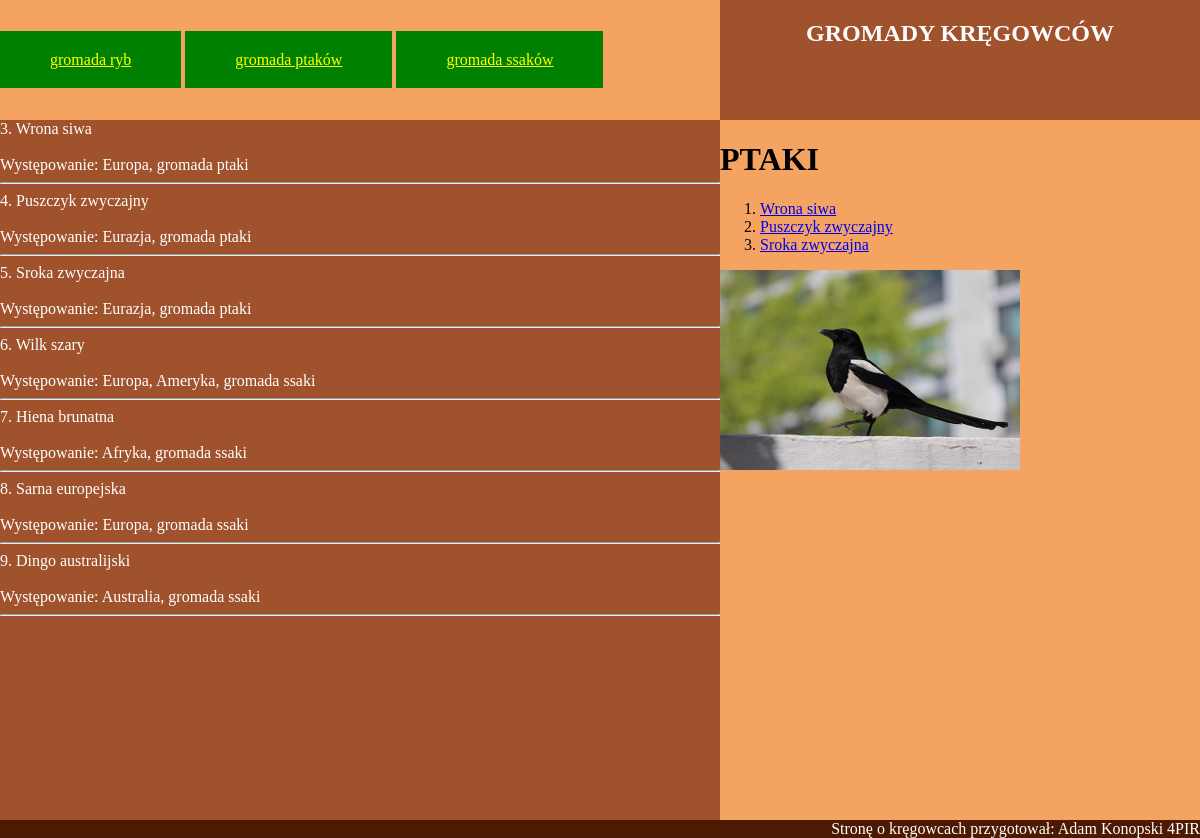
Screenshot of /4pir_1_php/Egzaminacyjne2/gromady.php with the database file from the repository.
### tables this page shows
CREATE TABLE `zwierzeta` (
                             `id` int(10) UNSIGNED NOT NULL,
                             `Gromady_id` int(10) UNSIGNED NOT NULL,
                             `Odzywianie_id` int(10) UNSIGNED NOT NULL,
                             `gatunek` text,
                             `wystepowanie` text,
                             `czy_zagrozony` tinyint(1) DEFAULT NULL,
                             `obraz` text NOT NULL
);

CREATE TABLE `gromady` (
                           `id` int(10) UNSIGNED NOT NULL,
                           `nazwa` text,
                           `opis` text NOT NULL
);

### 4pir_1_php/Egzaminacyjne2/gromady.php (the view, shortened to what this page needs)
<html>
<head>
</head>
<body>
<div id='menu'>
    <a href='gromada-ryby.html'>gromada ryb</a>
    <a href='gromada-ptaki.html'>gromada ptaków</a>
    <a href='gromada-ssaki.html'>gromada ssaków</a>
</div>
<div id='logo'>
    <h2>GROMADY KRĘGOWCÓW</h2>
</div>
<div id='lewy'>
    <?php
    $connect = mysqli_connect('localhost', 'root', '', 'baza') or die('błąd połączenia');
    $lista=mysqli_query($connect,'SELECT zwierzeta.id,Gromady_id,gatunek,wystepowanie,nazwa from zwierzeta,gromady where (Gromady_id=4 or Gromady_id=5) and Gromady_id=gromady.id');
    while($data = mysqli_fetch_assoc($lista)){
        echo $data['id'].'. '.$data['gatunek'].'</br></br>'.'Występowanie: '.$data['wystepowanie'].', gromada '.$data['nazwa'].'<hr>';};
    ?>
</div>
<div id='prawy'>
    <h1>PTAKI</h1>
    <?php
    $ptaki=mysqli_query($connect,'SELECT gatunek, obraz from zwierzeta where Gromady_id=4');
    echo'<ol>';
    while($data = mysqli_fetch_assoc($ptaki)){
        echo '<li><a href='.$data['obraz'].'>'.$data['gatunek'].'</a></li>';};
    echo'</ol>';
    ?>
    <img src='sroka.jpg' alt='Sroka zwyczajna, gromada ptaki'>
</div>
<div id='stopka'>Stronę o kręgowcach przygotował: Adam Konopski 4PIR</div>
</body>
</html>

### 4pir_1_php/Egzaminacyjne2/style12.css (style rules this page uses)
html,body { margin:0px; padding:0px; font-family:"Verdana" }
#lewy { background-color:Sienna; color:white; height:700px; width:60%; float:left }
#menu { background-color:SandyBrown; height:120px; width:60%; float:left }
#prawy { background-color:SandyBrown; height:700px; width:40%; float:left }
#menu a { background-color:green; color:yellow; padding:20px 50px 20px 50px; line-height:120px }
#logo { background-color:Sienna; color:white; text-align:center; height:120px; width:40%; float:left }
#stopka { background-color:#4D1900; color:white; text-align:right; clear:both }

### rows the page displays
zwierzeta: id "3", gatunek "Wrona siwa", wystepowanie "Europa", Gromady.nazwa "ptaki"
zwierzeta: id "4", gatunek "Puszczyk zwyczajny", wystepowanie "Eurazja", Gromady.nazwa "ptaki"
zwierzeta: id "5", gatunek "Sroka zwyczajna", wystepowanie "Eurazja", Gromady.nazwa "ptaki"
zwierzeta: id "6", gatunek "Wilk szary", wystepowanie "Europa, Ameryka", Gromady.nazwa "ssaki"
zwierzeta: id "7", gatunek "Hiena brunatna", wystepowanie "Afryka", Gromady.nazwa "ssaki"
zwierzeta: id "8", gatunek "Sarna europejska", wystepowanie "Europa", Gromady.nazwa "ssaki"
zwierzeta: id "9", gatunek "Dingo australijski", wystepowanie "Australia", Gromady.nazwa "ssaki"
